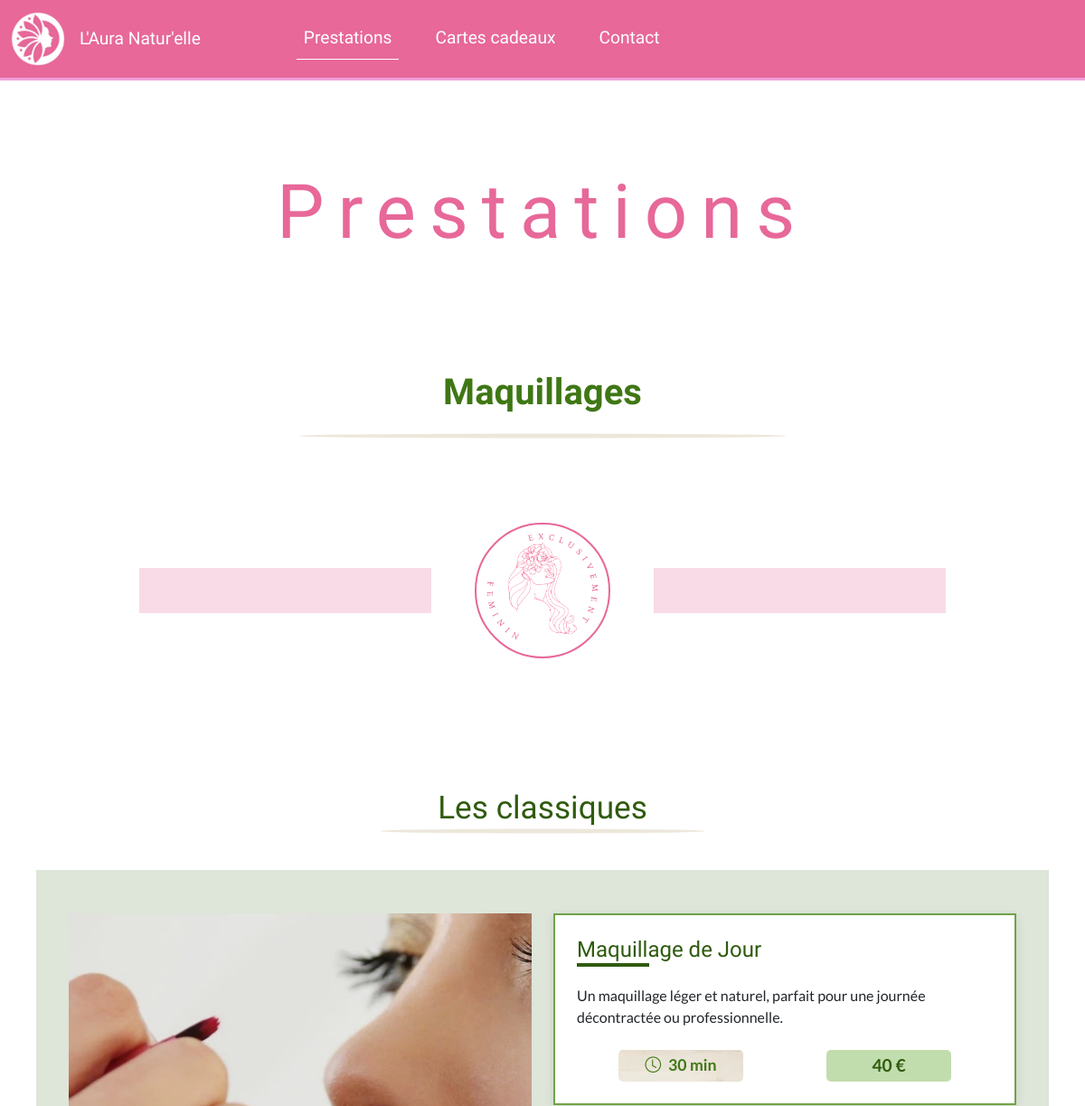
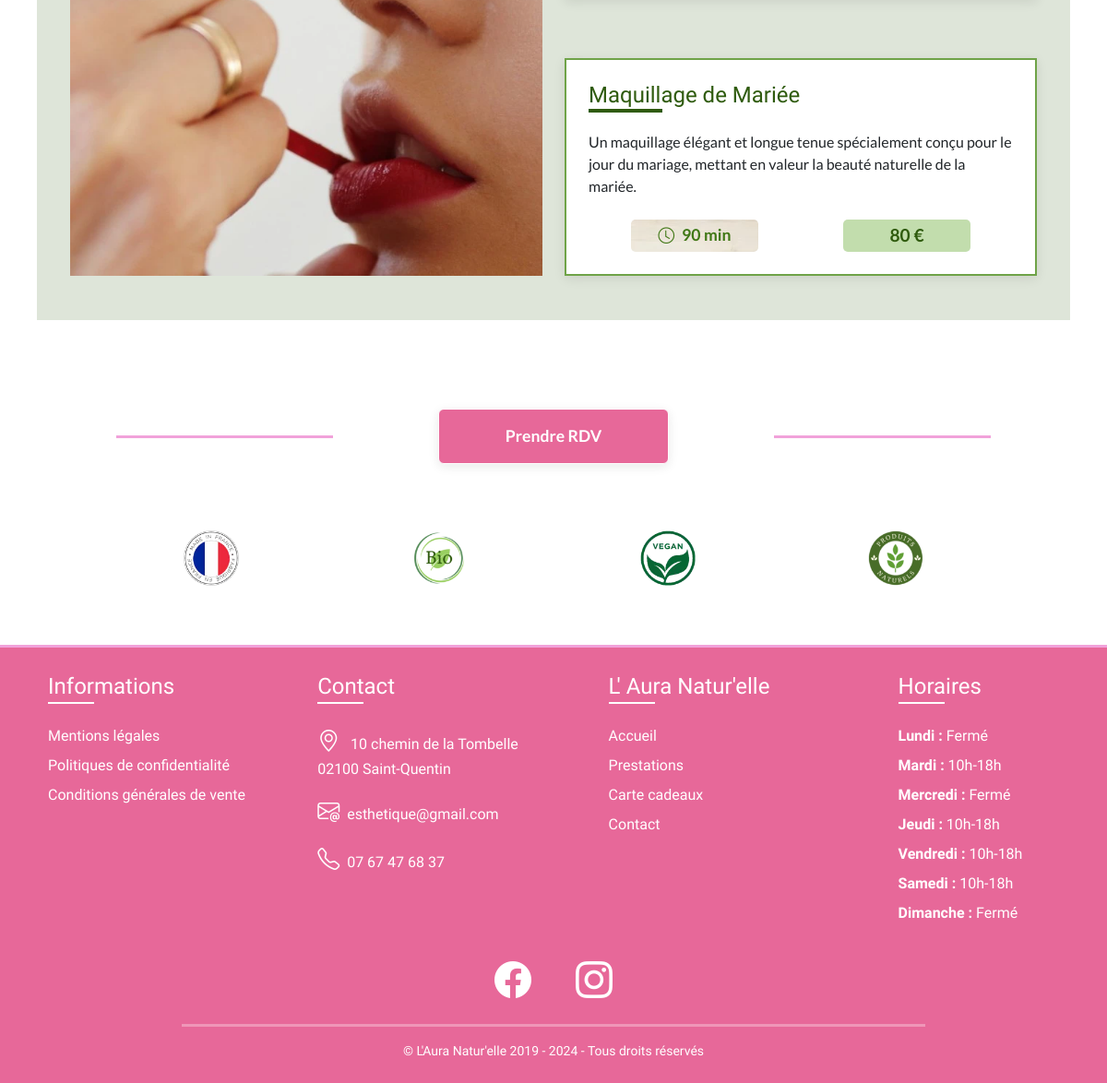
Page /prestations/maquillages?id=1 on the committed database (2 pictures, top to bottom).
### tables this page shows
CREATE TABLE `categories` (
    `id_category` INT AUTO_INCREMENT,
    `name` VARCHAR(50)  NOT NULL,
    `description` VARCHAR(500),
    `view` TINYINT NOT NULL,
    `darkmode` BOOLEAN NOT NULL,
    `created_at` DATETIME NOT NULL DEFAULT CURRENT_TIMESTAMP,
    `published_at` DATETIME,
    `updated_at` DATETIME,
    `deactivated_at` DATETIME,
    PRIMARY KEY(`id_category`)
);

CREATE TABLE `users` (
    `id_user` INT AUTO_INCREMENT,
    `email` VARCHAR(150)  NOT NULL,
    `phone` CHAR(10)  NOT NULL,
    `address` VARCHAR(150)  NOT NULL,
    `zipcode` CHAR(5)  NOT NULL,
    `city` VARCHAR(150)  NOT NULL,
    `artisan` BOOLEAN NOT NULL DEFAULT 0,
    `admin` BOOLEAN NOT NULL DEFAULT 0,
    `password` VARCHAR(250)  NOT NULL,
    `updated_at` DATETIME,
    PRIMARY KEY(`id_user`),
    UNIQUE(`email`),
    UNIQUE(`phone`)
);

CREATE TABLE `schedules` (
    `id_schedules` INT AUTO_INCREMENT,
    `week_day` VARCHAR(10)  NOT NULL,
    `open_day` TINYINT NOT NULL DEFAULT 0,
    `open_hour` TIME NOT NULL DEFAULT '00:00:00',
    `close_mid_hour` TIME NOT NULL DEFAULT '00:00:00',
    `open_mid_hour` TIME NOT NULL DEFAULT '00:00:00',
    `close_hour` TIME NOT NULL DEFAULT '00:00:00',
    `updated_at` DATETIME,
    PRIMARY KEY(`id_schedules`),
    UNIQUE(`week_day`)
);

### models/Category.php (called while the page is built, shortened)
<?php
class Category
{
    public static function fetch(int $id_category): object|null
    {
        $pdo = Database::getInstance();
        $sql = 'SELECT `name`, `description`, `view`, `darkmode`
        FROM `categories`
        WHERE `id_category` = :id_category';
        $sth = $pdo->prepare($sql);
        $sth->bindValue(':id_category', $id_category, PDO::PARAM_INT);
        return ($sth->execute()) ? ($sth->fetch() ?: null) : null;
    }
}

### models/Service.php (called while the page is built, shortened)
<?php
class Service
{
    public static function fetchAll($id = null, $admin = false): array
    {
        $pdo = Database::getInstance();
        if (is_null($id)) {
            $sql = 'SELECT
                `services`.`id_category` AS `id_category`,
                `services`.`id_service` AS `id_service`,
                `services`.`name` AS `service_name`,
                `services`.`gender` AS `gender`,
                `services`.`package` AS `package`,
                `services`.`start_exclusive_date` AS `start_exclusive_date`,
                `services`.`end_exclusive_date` AS `end_exclusive_date`,
                `services`.`published_at` AS `service_published_at`,
                `services`.`deactivated_at` `service_deactivated_at`,
                GROUP_CONCAT(DISTINCT `pricings`.`duration` SEPARATOR \', \') AS `durations`,
                GROUP_CONCAT(DISTINCT `pricings`.`price` SEPARATOR \', \') AS `prices`,
                MAX(`discounts`.`advantage`) AS `advantage`,
                MAX(`discounts`.`euro`) AS `euro`,
                MAX(`discounts`.`start_date`) AS `discount_start_date`,
                MAX(`discounts`.`end_date`) AS `discount_end_date`,
                MAX(`discounts`.`deactivated_at`) AS `discount_deactivated_at`
                FROM `services`
                LEFT JOIN `pricings` ON `pricings`.`id_service` = `services`.`id_service`
                LEFT JOIN `discounts` ON `discounts`.`id_discount` = `services`.`id_discount`
                GROUP BY `services`.`id_service`
                ORDER BY
                    CASE
                        WHEN `start_exclusive_date` IS NOT NULL THEN 1
                        WHEN `package` = 0 THEN 2
                        ELSE 3
                    END,
                    `service_name` ASC;';
        } else {
            $sql = 'SELECT
                `services`.`name` AS `name`,
                `services`.`description` AS `description`,
                `services`.`gender` AS `gender`,
                `services`.`package` AS `package`,
                `services`.`start_exclusive_date` AS `start_exclusive_date`,
                `services`.`end_exclusive_date` AS `end_exclusive_date`,
                `services`.`published_at` AS `published_at`,
                `services`.`deactivated_at` `deactivated_at`,
                GROUP_CONCAT(DISTINCT `pricings`.`duration` SEPARATOR \', \') AS `durations`,
                GROUP_CONCAT(DISTINCT `pricings`.`price` SEPARATOR \', \') AS `prices`,
                MAX(`discounts`.`advantage`) AS `advantage`,
                MAX(`discounts`.`euro`) AS `euro`,
                MAX(`discounts`.`start_date`) AS `discount_start_date`,
                MAX(`discounts`.`end_date`) AS `discount_end_date`,
                MAX(`discounts`.`deactivated_at`) AS `discount_deactivated_at`
                FROM `services`
                LEFT JOIN `pricings` ON `pricings`.`id_service` = `services`.`id_service`
                LEFT JOIN `discounts` ON `discounts`.`id_discount` = `services`.`id_discount`
                WHERE `id_category` = :id ';
            if (!$admin) {
                $sql .= 'AND `services`.`published_at` IS NOT NULL
                AND `services`.`deactivated_at` IS NULL
                AND (
                    (`services`.`start_exclusive_date` IS NULL AND `services`.`end_exclusive_date` IS NULL)
                    OR (
                        `services`.`start_exclusive_date` <= CURRENT_DATE
                        AND `services`.`end_exclusive_date` >= CURRENT_DATE
                    )
                ) ';
            }
            $sql .= 'GROUP BY `services`.`id_service`
                ORDER BY
                    CASE
                        WHEN `start_exclusive_date` IS NOT NULL THEN 1
                        WHEN `package` = 0 THEN 2
                        ELSE 3
                    END,
                    `name` ASC;';
        }
        $sth = $pdo->prepare($sql);
        if (!is_null($id)) {
            $sth->bindValue(':id', $id, PDO::PARAM_INT);
        }
        return ($sth->execute()) ? $sth->fetchAll() : [];
    }
}

### models/User.php (called while the page is built, shortened)
<?php
class User
{
    public static function fetch_artisan(): object|null
    {
        $pdo = Database::getInstance();
        $sql = 'SELECT `email`, `phone`, `address`, `zipcode`, `city` FROM `users`
                    WHERE `artisan` = 1';
        $sth = $pdo->prepare($sql);
        return ($sth->execute()) ? ($sth->fetch() ?: null) : null;
    }
}

### config/init.php (called while the page is built, shortened)
<?php
require_once(__DIR__ . './../models/User.php');
require_once(__DIR__ . './../models/Schedule.php');
require_once(__DIR__ . './../models/Category.php');
$artisan = User::fetch_artisan();
$artisan->phone = preg_replace('/(\d{2})(?=\d)/', '$1 ', $artisan->phone);
$schedules = Schedule::fetchAll();
$schedules_sign = Schedule::formatting($schedules);

### models/Schedule.php (called while the page is built, shortened)
<?php
class Schedule
{
    public static function fetchAll(): array
    {
        $pdo = Database::getInstance();
        $sql = 'SELECT
            `id_schedules`,
            `week_day`,
            `open_day`,
            `open_hour`,
            `close_mid_hour`,
            `open_mid_hour`,
            `close_hour`
        FROM `schedules`;';
        $sth = $pdo->prepare($sql);
        return ($sth->execute()) ? $sth->fetchAll() : [];
    }
    public static function formatting (array $schedules):array {
        foreach ($schedules as $schedule) {
            if ($schedule->open_day == 0) {
                $schedule->display = 'Fermé';
            } else {
                $time1 = date_create_from_format('H:i:s', $schedule->open_hour);
                $formattedTime1 = date_format($time1, 'H\hi');
                $time2 = date_create_from_format('H:i:s', $schedule->close_mid_hour);
                $formattedTime2 = date_format($time2, 'H\hi');
                $time3 = date_create_from_format('H:i:s', $schedule->open_mid_hour);
                $formattedTime3 = date_format($time3, 'H\hi');
                $time4 = date_create_from_format('H:i:s', $schedule->close_hour);
                $formattedTime4 = date_format($time4, 'H\hi');
                if (substr($formattedTime1, -2) === '00') {
                    $formattedTime1 = substr($formattedTime1, 0, -2);
                }
                if (substr($formattedTime2, -2) === '00') {
                    $formattedTime2 = substr($formattedTime2, 0, -2);
                }
                if (substr($formattedTime3, -2) === '00') {
                    $formattedTime3 = substr($formattedTime3, 0, -2);
                }
                if (substr($formattedTime4, -2) === '00') {
                    $formattedTime4 = substr($formattedTime4, 0, -2);
                }
                if ($schedule->open_day == 1) {
                    $schedule->display = "$formattedTime1-$formattedTime4";
                } else {
                    $schedule->display = "$formattedTime1-$formattedTime2, $formattedTime3-$formattedTime4";
                }
            }
        }
        return $schedules;
    }
}

### views/services_grid.php (the view, shortened to what this page needs)
<main>
    <div class="container-fluid px-0">
        <h1 class="text-center pt-5 mt-md-5">Prestations</h1>
        <section class="pb-5">
            <div class="row mx-0 px-md-5 pb-md-5 mt-lg-5">
                <div class="col">
                    <h2 class="category-title text-center py-4 my-5"><?= $category->name ?></h2>
                </div>
            </div>
            <?php
            include(__DIR__ . './templates/services/gender.php');
            ?>
            <?php if (!empty($female_services)) { ?>
                <section id="female">
                    <?php if (!empty($female_classics)) { ?>
                        <section>
                            <h3 class="subtitle text-center my-5 pt-xl-5">Les classiques</h3>
                            <div class="row justify-content-between mx-0 mt-xl-5 px-md-4 px-xxl-5 pt-5 service-row classic-section">
                                <div class="col-12 col-md-8 col-xl-6 col-xxl-4 d-flex flex-column justify-content-between mt-4 mt-md-0 order-2">
                                    <?php for ($i = 0; $i < count($female_classics) && $i < 2; $i++) {
                                        $service = $female_classics[$i]; ?>
                                        <article class="service main-service py-4 px-4 <?= ($i == 1) ? 'mt-3 mt-md-5' : '' ?>">
                                            <div class="d-flex flex-column flex-md-row flex-wrap justify-content-between mb-3">
                                                <h4 class="underline-title"><?= $service->name ?></h4>
                                            </div>
                                            <?php if (!empty($service->description)) { ?><p><?= $service->description ?></p><?php } ?>
                                            <?php include(__DIR__ . './../views/templates/services/pricings_grid.php'); ?>
                                        </article>
                                    <?php } ?>
                                </div>
                                <div class="col-12 col-md-4 col-xl-6 col-xxl-8 order-1">
                                    <picture>
                                        <source srcset="../public/uploads/categories/<?= $id ?>-xl.webp" type="image/webp" media="(min-width: 1400px)">
                                        <img src="../public/uploads/categories/<?= $id ?>.webp" alt="Illustration de la catégorie <?= $category->name ?>" class="img-fluid service-img">
                                    </picture>
                                </div>
                            </div>
                            <div class="row justify-content-around mx-0 px-md-4 px-xxl-5 pb-5 service-row classic-section">
                            </div>
                        </section>
                    <?php } ?>
                </section>
            <?php } ?>
            <?php
            include(__DIR__ . './templates/services/btn_appointment.php');
            ?>
            <?php
            include(__DIR__ . './templates/services/products.php');
            ?>
        </section>
    </div>
</main>

### views/templates/footer.php (shortened to what this page needs)
<footer>
    <div class="container-fluid">
        <div class="row justify-content-around mt-4 mb-4 mb-lg-0 mb-xxl-4 mx-0">
            <div class="col-12 col-md-6 col-lg-3 order-1 d-flex justify-content-md-center mb-4 mb-md-5 mb-lg-4" id="informations">
                <ul class="ms-3 ms-md-0">
                    <li class="fs-4 footerTitle mb-4">Informations</li>
                    <li class="my-2"><a href="/informations/mentions-legales" class="footer-link">Mentions légales</a></li>
                    <li class="my-2"><a href="/informations/politique-de-confidentialite" class="footer-link">Politiques de confidentialité</a></li>
                    <li class="my-2"><a href="/informations/conditions-generales-de-vente" class="footer-link">Conditions générales de vente</a></li>
                </ul>
            </div>
            <div class="col-12 col-md-6 col-lg-3 order-3 order-lg-2 d-flex justify-content-md-center mb-4" id="contact">
                <ul class="ms-3 ms-md-0">
                    <li class="fs-4 footerTitle mb-4">Contact</li>
                    <li class="my-3"><i class="bi bi-geo-alt me-2"></i> <?= $artisan->address ?> <br> <?= $artisan->zipcode . ' ' . $artisan->city ?></li>
                    <li class="my-3"><a href="mailto: <?= $artisan->email ?>"><i class="bi bi-envelope-at me-2"></i><?= $artisan->email ?></a></li>
                    <li class="my-3"><i class="bi bi-telephone me-2"></i><?= $artisan->phone ?></li>
                </ul>
            </div>
            <div class="col-12 col-md-6 col-lg-3 order-2 order-lg-3 d-flex justify-content-md-center mb-4 mb-md-5 mb-lg-4" id="websiteNavigation">
                <ul class="ms-3 ms-md-0">
                    <li class="fs-4 footerTitle mb-4">L' Aura Natur'elle</li>
                    <li class="my-2"><a href="/accueil" class="footer-link">Accueil</a></li>
                    <li class="my-2"><a href="/prestations" class="footer-link">Prestations</a></li>
                    <li class="my-2"><a href="/cartes-cadeaux" class="footer-link">Carte cadeaux</a></li>
                    <li class="my-2"><a href="/contact" class="footer-link">Contact</a></li>
                </ul>
            </div>
            <div class="col-12 col-md-6 col-lg-3 order-4 d-flex justify-content-md-center mb-4" id="schedule">
                <ul class="ms-3 ms-md-0">
                    <li class="fs-4 footerTitle mb-4">Horaires</li>
                    <?php foreach ($schedules_sign as $schedule) { ?>
                        <li class="my-2"><span><?= $schedule->week_day ?> :</span> <?= $schedule->display ?></li><?php } ?>
                </ul>
            </div>
            <div class="col-12 col-md-6 col-lg-6 order-5 d-flex justify-content-center align-items-center" id="socialNetwork">
                <ul class="d-flex">
                    <li class="me-5"><a href="https://www.facebook.com/lauranaturellebioetvegan02" target="_blank" rel="noopener noreferrer" title="Facebook" aria-label="Ouvrir la page facebook de L'Aura Natur'elle"><i class="bi bi-facebook" aria-hidden="true"></i></a></li>
                    <li><a href="https://www.instagram.com/lauranaturelle" target="_blank" rel="noopener noreferrer" title="Instagram" aria-label="Ouvrir la page instagram de L'Aura Natur'elle"><i class="bi bi-instagram" aria-hidden="true"></i></a></li>
                </ul>
            </div>
        </div>
        <div class="row mx-0">
            <div class="col d-flex flex-column justify-content-center align-items-center">
                <hr>
                <small class="text-center mb-4">© L'Aura Natur'elle 2019 - <?= date('Y') ?> - Tous droits réservés</small>
            </div>
        </div>
    </div>
</footer>
</body>
</html>

### rows in the picture
categories: name "Maquillages", view 2 (drawn)
users: address "10 chemin de la Tombelle", zipcode "02100", city "Saint-Quentin", email "esthetique@gmail.com", phone "07 67 47 68 37"
schedules: week_day "Lundi", display "Fermé"
schedules: week_day "Mardi", open_hour+close_hour "10h-18h"
schedules: week_day "Mercredi", display "Fermé"
schedules: week_day "Jeudi", open_hour+close_hour "10h-18h"
schedules: week_day "Vendredi", open_hour+close_hour "10h-18h"
schedules: week_day "Samedi", open_hour+close_hour "10h-18h"
schedules: week_day "Dimanche", display "Fermé"

### other values in the picture
$service->name "Maquillage de Jour"
$service->description "Un maquillage léger et naturel, parfait pour une journée décontractée ou professionnelle."
$service->durations "30"
$service->prices "40"
$service->name "Maquillage de Mariée"
$service->description "Un maquillage élégant et longue tenue spécialement conçu pour le jour du mariage, mettant en valeur la beauté naturelle de la mariée."
$service->durations "90"
$service->prices "80"
